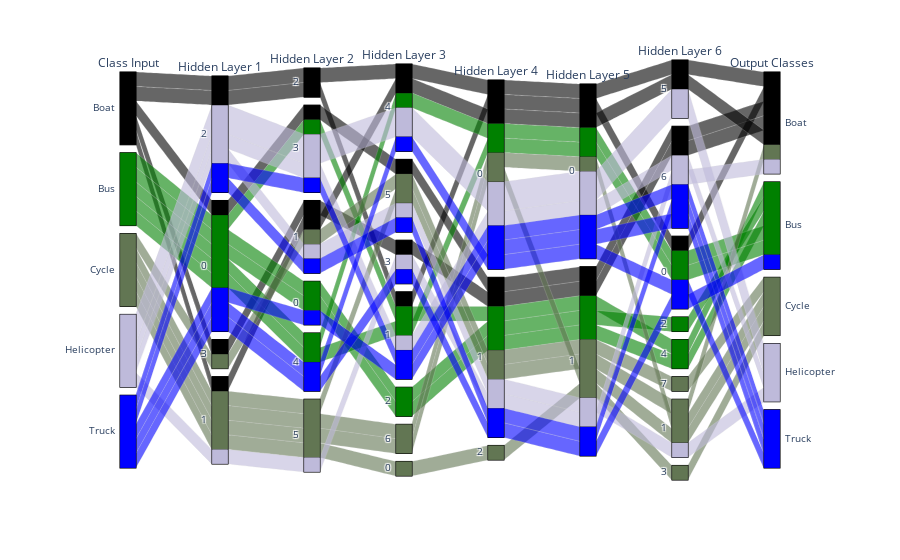

Notebook code for this chart:
### Code cell
import plotly.express as px

color = pd.DataFrame(classes,columns=['Class']);
colorscale =[[0, 'black'],[0.5, 'Green'],[0.7,'rgb(98,118,83)'],[0.9,'rgb(190,186,218)'],[1,'blue']];

fig=px.parallel_categories(dfTot,dimensions=['Class','L1 C1','L2 C1','L3 C1', 'L4 C1','L5 C1','L6 C1','class'], labels={'Class':'Class Input','L1 C1':'Hidden Layer 1','L2 C1':'Hidden Layer 2','L3 C1':'Hidden Layer 3','L4 C1':'Hidden Layer 4','L5 C1':'Hidden Layer 5','L6 C1':'Hidden Layer 6','class':'Output Classes'},color=classes,color_continuous_scale=colorscale)
fig.update(layout_coloraxis_showscale=False)

fig

### Figure 1 — Plotly figure (JSON) as saved in the notebook; plotly's stock layout.template omitted (floating-point values rounded to 4 significant figures)
{"data": [{"dimensions": [{"label": "Class Input", "values": ["Boat", "Boat", "Boat", "Boat", "Boat", "Bus", "Bus", "Bus", "Bus", "Bus", "Cycle", "Cycle", "Cycle", "Cycle", "Cycle", "Helicopter", "Helicopter", "Helicopter", "Helicopter", "Helicopter", "Truck", "Truck", "Truck", "Truck", "Truck"]}, {"label": "Hidden Layer 1", "values": ["2", "0", "3", "2", "1", "0", "0", "0", "0", "0", "3", "1", "1", "1", "1", "2", "2", "2", "2", "1", "2", "2", "0", "0", "0"]}, {"label": "Hidden Layer 2", "values": ["2", "3", "1", "2", "1", "0", "4", "4", "3", "0", "1", "5", "5", "5", "5", "1", "3", "3", "3", "5", "1", "3", "0", "4", "4"]}, {"label": "Hidden Layer 3", "values": ["4", "5", "3", "1", "4", "2", "1", "4", "1", "2", "5", "6", "0", "5", "6", "5", "4", "1", "4", "3", "5", "1", "1", "4", "3"]}, {"label": "Hidden Layer 4", "values": ["0", "1", "1", "0", "0", "1", "0", "0", "1", "1", "1", "0", "2", "1", "0", "1", "0", "0", "0", "1", "1", "0", "0", "0", "1"]}, {"label": "Hidden Layer 5", "values": ["0", "1", "1", "0", "0", "1", "0", "0", "1", "1", "1", "1", "1", "1", "0", "1", "0", "0", "0", "1", "1", "0", "0", "0", "1"]}, {"label": "Hidden Layer 6", "values": ["5", "6", "6", "0", "5", "2", "0", "0", "4", "4", "7", "1", "3", "1", "1", "1", "5", "6", "5", "6", "6", "6", "6", "0", "0"]}, {"label": "Output Classes", "values": ["Boat", "Boat", "Boat", "Boat", "Boat", "Bus", "Bus", "Bus", "Bus", "Bus", "Cycle", "Cycle", "Cycle", "Boat", "Cycle", "Helicopter", "Helicopter", "Helicopter", "Helicopter", "Boat", "Truck", "Truck", "Truck", "Truck", "Bus"]}], "domain": {"x": [0, 1], "y": [0, 1]}, "line": {"color": [0, 0, 0, 0, 0, 0.5, 0.5, 0.5, 0.5, 0.5, 0.7, 0.7, 0.7, 0.7, 0.7, 0.9, 0.9, 0.9, 0.9, 0.9, 1, 1, 1, 1, 1], "coloraxis": "coloraxis"}, "name": "", "type": "parcats"}], "layout": {"coloraxis": {"colorbar": {"title": {"text": "color"}}, "colorscale": [[0, "black"], [0.5, "Green"], [0.7, "rgb(98,118,83)"], [0.9, "rgb(190,186,218)"], [1, "blue"]], "showscale": false}, "legend": {"tracegroupgap": 0}, "margin": {"t": 60}}}
